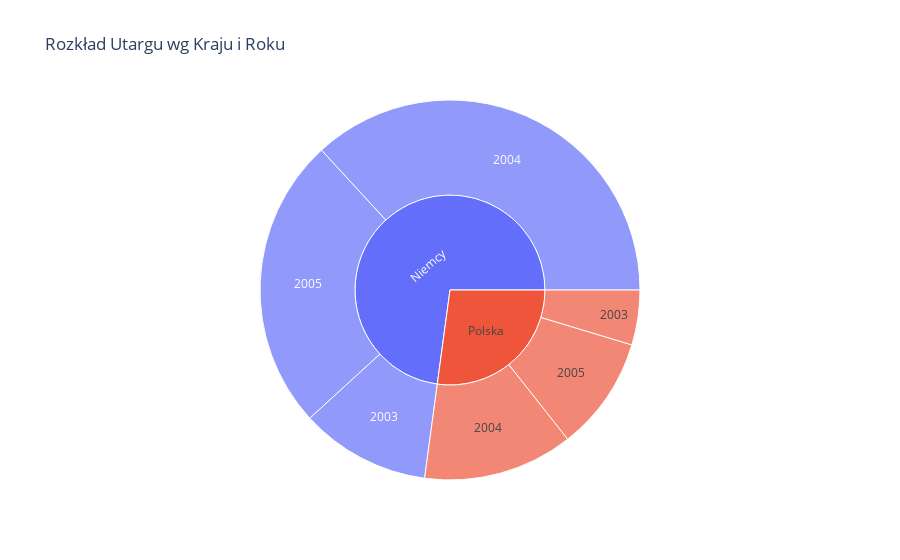

Notebook code cell kept with this figure:
### Code cell
fig1 = px.sunburst(df, path=['Kraj', 'rok'], values='Utarg', title='Rozkład Utargu wg Kraju i Roku')
fig1.show()

### Figure 1 — Plotly figure (JSON) as saved in the notebook; plotly's stock layout.template omitted (floating-point values rounded to 4 significant figures)
{"data": [{"branchvalues": "total", "domain": {"x": [0.0, 1.0], "y": [0.0, 1.0]}, "hovertemplate": "labels=%{label}<br>Utarg=%{value}<br>parent=%{parent}<br>id=%{id}<extra></extra>", "ids": ["Polska/2003", "Niemcy/2003", "Niemcy/2004", "Polska/2004", "Polska/2005", "Niemcy/2005", "Polska", "Niemcy"], "labels": ["2003", "2003", "2004", "2004", "2005", "2005", "Polska", "Niemcy"], "name": "", "parents": ["Polska", "Niemcy", "Niemcy", "Polska", "Polska", "Niemcy", "", ""], "values": [57310.0, 136000.0, 452300.0, 156800.0, 119200.0, 306600.0, 333300.0, 895000.0], "type": "sunburst"}], "layout": {"legend": {"tracegroupgap": 0}, "title": {"text": "Rozkład Utargu wg Kraju i Roku"}}}
